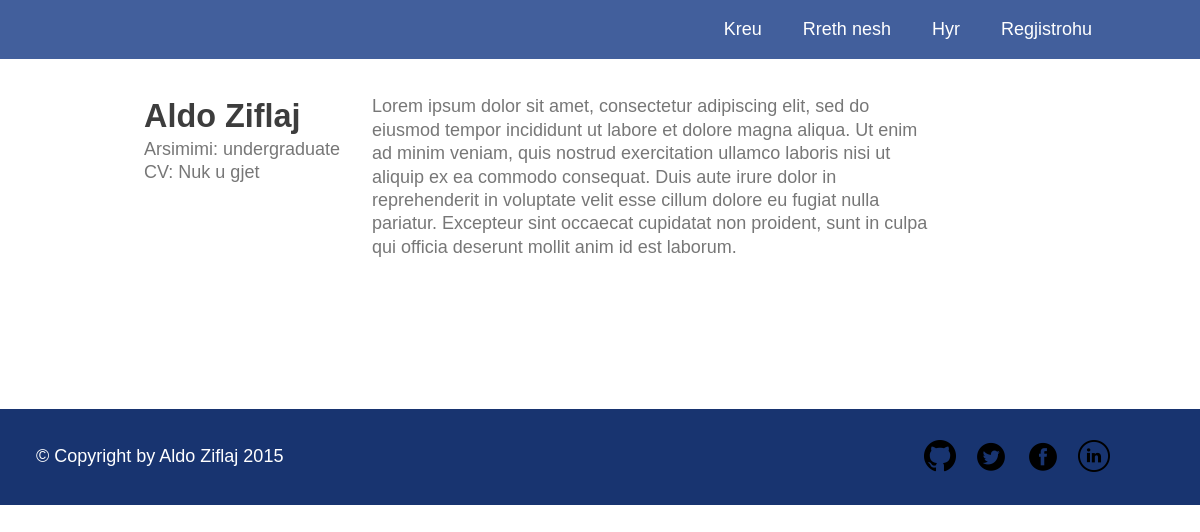
The page /user.php?id=1 on the database its author committed.
### tables this page shows
CREATE TABLE IF NOT EXISTS `students` (
  `id` INT(11) NOT NULL AUTO_INCREMENT,
  `first_name` VARCHAR(45) NOT NULL,
  `last_name` VARCHAR(45) NOT NULL,
  `user_id` INT(11) NOT NULL,
  `cv_url` VARCHAR(255) NULL,
  `dob` DATE NOT NULL,
  `degree` VARCHAR(45) NOT NULL,
  `bio` MEDIUMTEXT NULL,
  PRIMARY KEY (`id`),
  INDEX `id_idx` (`user_id` ASC),
  CONSTRAINT `student_user_id`
    FOREIGN KEY (`user_id`)
    REFERENCES `users` (`id`)
    ON DELETE CASCADE
    ON UPDATE CASCADE);

### public/views/student/me.php (the view, shortened to what this page needs)
<?php
$connection = mysqli_connect($db['host'], $db['username'], $db['password'], $db['database']);
$user_sql = "select first_name, last_name, cv_url, degree, bio ";
$user_sql .= "from students ";
$user_sql .= "where user_id = $id";
$result = mysqli_query($connection, $user_sql);
$user = mysqli_fetch_assoc($result);
?>
<div class="content row">
  <div class="profile">
    <div class="col-narrow">
      <div class="profile--handle">
        <?= $user['first_name'] ?> <?= $user['last_name'] ?>
      </div>
      <div class="profile--degree">
        Arsimimi: <?= $user['degree'] ?>
      </div>
      <div class="profile--cv">
        CV:
        <?php if($user['cv_url']): ?>
          <a href="<?= $user['cv_url'] ?>">Shkarko ketu</a>
        <?php else: ?>
          Nuk u gjet
        <?php endif; ?>
      </div>
    </div>
    <div class="col-wide">
      <?= $user['bio'] ?>
    </div>
  </div>
</div>

### public/assets/css/base.css (style rules this page uses)
html, body { width: 100%; height: 100%; color: #777; background-color: #fff; }
body { margin: 0; padding: 0; font-size: 1em; font-family: helvetica, arial, sans-serif; line-height: 1.3; }
@media (min-width: 38em) { body { font-size: 1.125em; } }

### public/assets/css/theme.css (style rules this page uses)
.content { min-height: 350px; padding: 0 8em; }

### public/assets/css/layout.css (style rules this page uses)
.row { clear: both; overflow: hidden; }
.col-narrow, .col-narrow--right { margin-bottom: 1.5em; }
@media (min-width: 38em) { .col-narrow, .col-medium, .col-wide { float: left; } }
@media (min-width: 38em) { .col-wide, .col-wide--right { width: 61%; } }
@media (min-width: 38em) { .col-narrow, .col-narrow--right { width: 25%; margin-bottom: 0; } }

### public/assets/css/modules.css (style rules this page uses)
.profile { padding: 2em 0; }
.profile--handle { color: #3D3D3D; font-weight: bold; font-size: 1.8em; }

### rows shown on the page
students: first_name "Aldo", last_name "Ziflaj", degree "undergraduate", bio "Lorem ipsum dolor sit amet, consectetur adipiscing elit, sed do eiusmod tempor incididunt ut labore et dolore magna aliqua. Ut enim ad minim veniam, quis nostrud exercitation ullamco laboris nisi ut aliquip ex ea commodo consequat. Duis aute irure dolor in reprehenderit in voluptate velit esse cillum dolore eu fugiat nulla pariatur. Excepteur sint occaecat cupidatat non proident, sunt in culpa qui officia deserunt mollit anim id est laborum."
